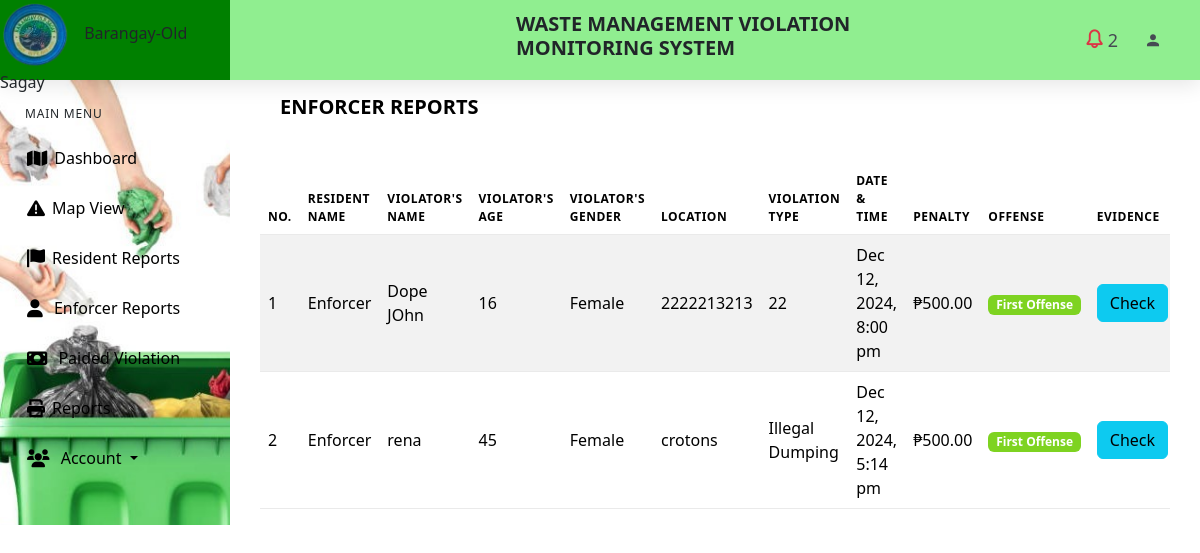
Page /administrator/dashboard/enforcer_report.php (signed in) on the committed database.
### tables this page shows
CREATE TABLE `tbl_enforcer_report` (
  `id` int(11) NOT NULL,
  `violationID` varchar(255) NOT NULL,
  `resident_name` varchar(255) NOT NULL,
  `violators_name` varchar(255) NOT NULL,
  `violators_age` varchar(255) NOT NULL,
  `violators_gender` varchar(255) NOT NULL,
  `violators_location` varchar(255) NOT NULL,
  `violation_type` varchar(255) NOT NULL,
  `datetime` datetime NOT NULL,
  `offenses` varchar(255) NOT NULL,
  `latitude` varchar(255) NOT NULL,
  `longitude` varchar(255) NOT NULL,
  `penalty` int(255) NOT NULL,
  `isPaid` tinyint(1) DEFAULT 0
);

### administrator/dashboard/enforcer_report.php (the view, shortened to what this page needs)
<?php
require_once("templates/headers.php");
require_once("templates/nav.php");
$sql = "SELECT `id`, `violationID`, `resident_name`, `violators_name`, `violators_age`, `violators_gender`, `violators_location`, `violation_type`, `datetime`, `latitude`, `longitude`, `penalty`
        FROM `tbl_enforcer_report`
        WHERE `isPaid` = 0
        ORDER BY `id` ASC";
$result = $conn->query($sql);
?>
<div class="content-body">
    <div class="container-fluid">
        <div class="row page-titles mx-0">
            <div class="col-sm-6 p-md-0">
                <div class="welcome-text">
                    <h4><b style="color: black;">ENFORCER REPORTS</b></h4>
                </div>
            </div>
        </div>
        <div class="card-body">
            <div class="table-responsive">
                <table id="EnforcerReports" class="table table-striped table-responsive-sm" style="min-width: 845px">
                    <thead>
                        <tr>
                            <th><b style="color: black;">No.</th>
                            <th><b style="color: black;">Resident Name</th>
                            <th><b style="color: black;">Violator's Name</th>
                            <th><b style="color: black;">Violator's Age</th>
                            <th><b style="color: black;">Violator's Gender</th>
                            <th><b style="color: black;">Location</th>
                            <th><b style="color: black;">Violation Type</th>
                            <th><b style="color: black;">Date & Time</th>
                            <th><b style="color: black;">Penalty</th>
                            <th><b style="color: black;">Offense</th>
                            <th><b style="color: black;">Evidence</th>
                        </tr>
                    </thead>
                    <tbody class="text-dark">
                        <?php
                        $counter = 1;
                        if ($result->num_rows > 0): ?>
                            <?php while ($row = $result->fetch_assoc()): ?>
                                <tr>
                                    <td><?php echo $counter++; ?></td>
                                    <td><?php echo htmlspecialchars($row['resident_name']); ?></td>
                                    <td><?php echo htmlspecialchars($row['violators_name']); ?></td>
                                    <td><?php echo htmlspecialchars($row['violators_age']); ?></td>
                                    <td><?php echo ucfirst($row['violators_gender']); ?></td>
                                    <td><?php echo htmlspecialchars($row['violators_location']); ?></td>
                                    <td><?php echo htmlspecialchars($row['violation_type']); ?></td>
                                    <td><?php echo date('M j, Y, g:i a', strtotime($row['datetime'])); ?></td>
                                    <td>&#8369;<?php echo number_format($row['penalty'], 2); ?></td>
                                    <td><?php if($row['penalty'] == "500"){
                                        echo "<span class='badge badge-success'>First Offense</span>";
                                    }else if($row['penalty'] == "1000"){
                                        echo "<span class='badge badge-warning'>Second Offense</span>";
                                    } else if($row['penalty'] == "5000"){
                                        echo "<span class='badge badge-danger'>Third Offense</span>";
                                    }; ?></td>
                                    <td>
                                        <button class="btn btn-info view-images" data-toggle="modal"
                                                data-target="#imagesModal-<?php echo $row['violationID']; ?>"
                                                data-violation-id="<?php echo $row['violationID']; ?>">Check</button>
                                    </td>
                                </tr>
                            <?php endwhile; ?>
                        <?php else: ?>
                            <tr>
                                <td colspan="13" class="text-center">No records found.</td>
                            </tr>
                        <?php endif; ?>
                    </tbody>
                </table>
            </div>
        </div>
    </div>
</div>
<link href="https://cdnjs.cloudflare.com/ajax/libs/font-awesome/6.0.0-beta3/css/all.min.css" rel="stylesheet">
<link href="https://cdn.jsdelivr.net/npm/bootstrap-icons/font/bootstrap-icons.css" rel="stylesheet">
<link href="https://cdn.jsdelivr.net/npm/bootstrap/dist/css/bootstrap.min.css" rel="stylesheet">
<link href="https://cdnjs.cloudflare.com/ajax/libs/font-awesome/6.0.0-beta3/css/all.min.css" rel="stylesheet">
<?php
require_once("templates/footer.php");
?>

### administrator/dashboard/templates/headers.php (shortened to what this page needs)
<?php
include('../../config/config.php');
$conn = new mysqli($servername, $username, $password, $dbname);
$sql = "SELECT `id`, `violationID`, `resident_name`, `violators_name`, `description`, `violators_location`, `latitude`, `longitude`, `date`, `time`, `admin_approval`, `isActive` FROM `tbl_resident_report` WHERE `isActive` = 1";
$result = $conn->query($sql);
?>
<!DOCTYPE html>
<html lang="en">
<head>
    <link href="./vendor/pg-calendar/css/pignose.calendar.min.css" rel="stylesheet">
    <link href="./vendor/chartist/css/chartist.min.css" rel="stylesheet">
    <link href="./css/style.css" rel="stylesheet">
    <link href="./vendor/datatables/css/jquery.dataTables.min.css" rel="stylesheet">
    <link href="./vendor/sweetalert2/dist/sweetalert2.min.css" rel="stylesheet">
</head>
<body>
    <div id="main-wrapper">
        <div class="nav-header">
                <img class="logo-abbr" src="./images/logo.jpg" alt="">
                <span style="margin-left:10px;">Barangay-Old Sagay</span>
        </div>
        <div class="header">
            <div class="header-content">
                <nav class="navbar navbar-expand">
                    <div class="collapse navbar-collapse justify-content-between">
                        <div class="col-sm-6 p-md-0">
                <div class="welcome-text">
                    <h5><b>WASTE MANAGEMENT VIOLATION MONITORING SYSTEM</b></h5>
                </div>
            </div>
            <ul class="navbar-nav header-right">
                <li class="nav-item dropdown notification_dropdown">
                    <a class="nav-link" href="#" role="button" data-toggle="dropdown">
                    <div class="notification-container">
                    <i class="icon-bell
                    <?php if ($result->num_rows > 0){ ?>
                    text-danger
                    <?php }?>
                    "></i>
                        <span class="notification-badge"> <?php echo $result->num_rows; ?></span>
                    </div>
                    </a>
                </li>
                    <li class="nav-item dropdown header-profile">
                    <a class="nav-link" href="#" role="button" data-toggle="dropdown">
                    <i class="mdi mdi-account"></i>
                    </a>
                </li>
            </ul>
                    </div>
                </nav>
            </div>
        </div>

### administrator/dashboard/templates/nav.php (shortened to what this page needs)
<div class="quixnav">
    <div class="quixnav-scroll">
        <ul class="metismenu" id="menu">
            <li class="nav-label first">Main Menu</li>
            <li><a href="index.php" aria-expanded="false"><i
                        class="fa fa-map"></i><span class="nav-text">Dashboard</span></a>
            </li>
            <li><a href="mapview.php" aria-expanded="false"><i
                        class="fa fa-exclamation-triangle"></i><span class="nav-text">Map View</span></a>
            </li>
            <li><a href="resident_report.php" aria-expanded="false"><i
                        class="fa fa-flag"></i><span class="nav-text">Resident Reports</span></a>
            </li>
            <li>
            <a href="enforcer_report.php" aria-expanded="false">
                    <i class="fa fa-user"></i>
                    <span class="nav-text">Enforcer Reports</span>
                </a>
            </li>
            <li>
            <a href="paided_violation.php" aria-expanded="false">
                    <i class="fa fa-money"></i>
                    <span class="nav-text">Paided Violation</span>
                </a>
            </li>
            <li><a href="report.php" aria-expanded="false"><i
                        class="fa fa-print"></i><span class="nav-text">Reports</span></a>
            </li>
            <li class="nav-item">
                <a href="#usersDropdown" class="nav-link dropdown-toggle" data-toggle="collapse" aria-expanded="false">
                    <i class="fa fa-users"></i> <span class="nav-text">Account</span>
                </a>
            </li>
        </ul>
    </div>
</div>

### administrator/dashboard/templates/footer.php (shortened to what this page needs)
    </div>
</body>
</html>

### rows in the picture
tbl_enforcer_report: resident_name "Enforcer", violators_name "Dope JOhn", violators_age "16", violators_gender "Female", violators_location "2222213213", violation_type "22", datetime "Dec 12, 2024, 8:00 pm", penalty "500.00", shows "First Offense"
tbl_enforcer_report: resident_name "Enforcer", violators_name "rena", violators_age "45", violators_gender "Female", violators_location "crotons", violation_type "Illegal Dumping", datetime "Dec 12, 2024, 5:14 pm", penalty "500.00", shows "First Offense"

### other values in the picture
$result->num_rows "2"
